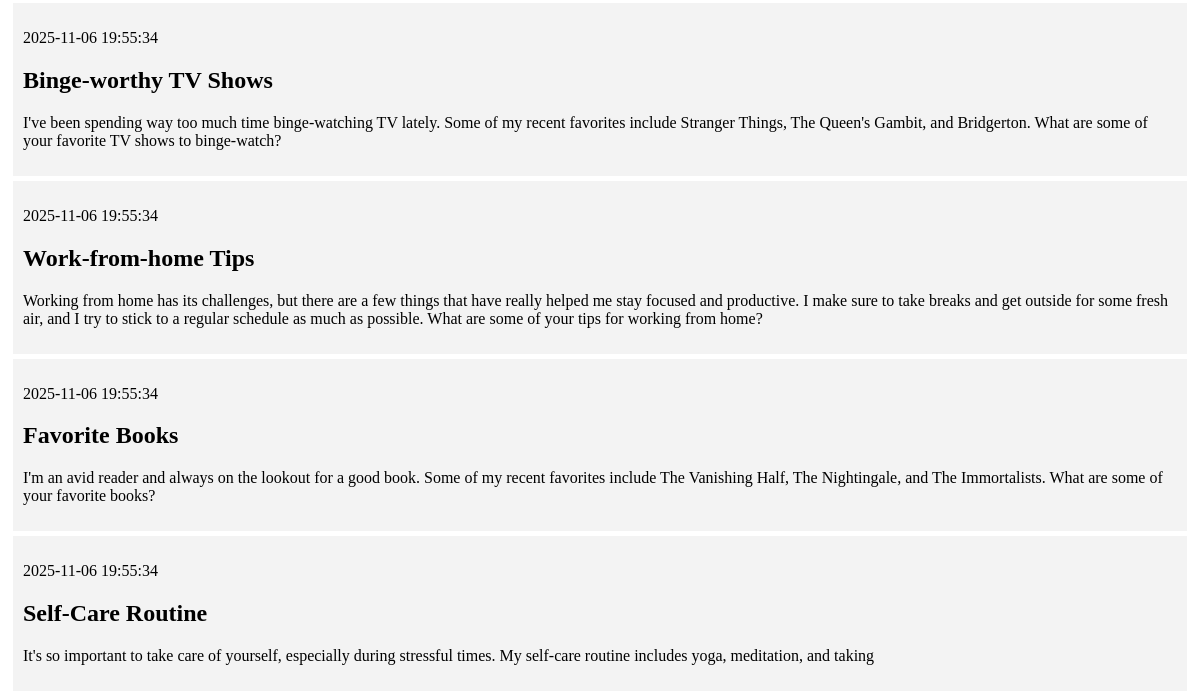
Before: / (lower part) with the older database file.
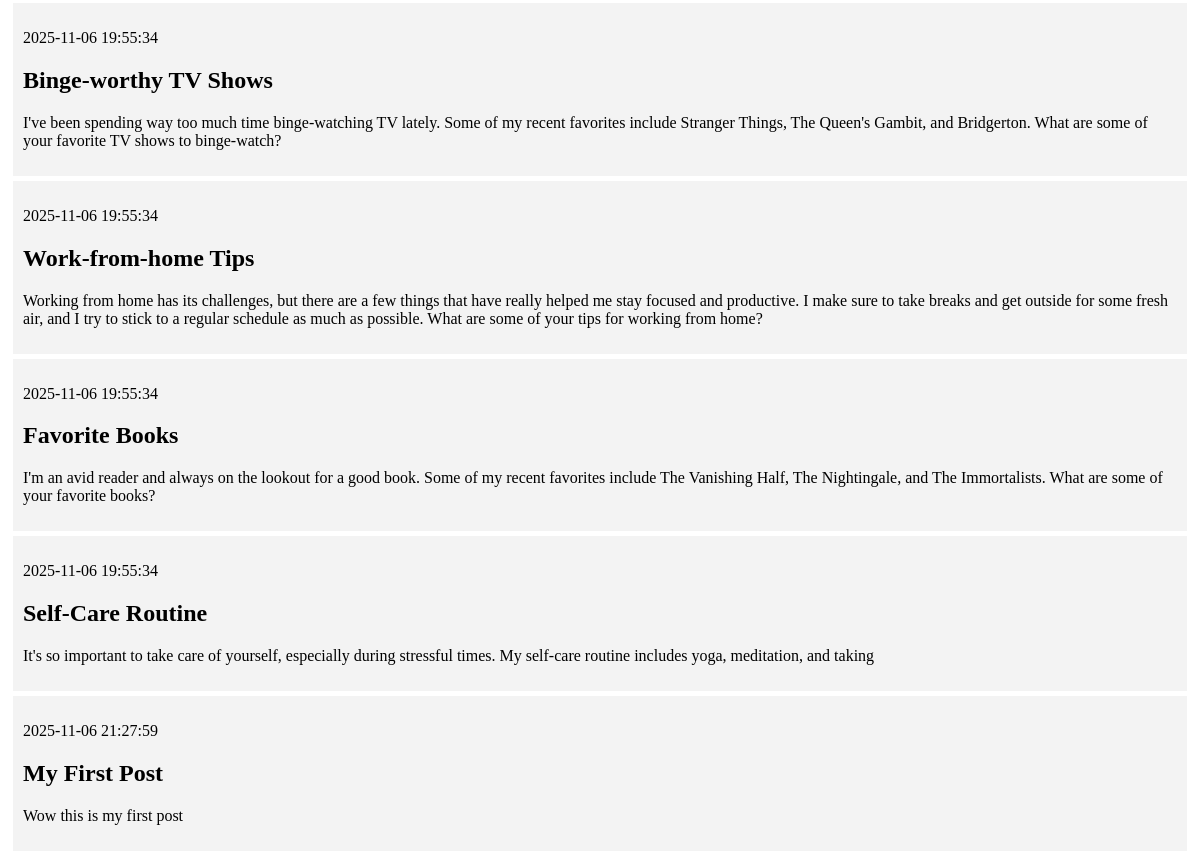
After: the same page with the newer database file.
### tables this page shows
CREATE TABLE posts (
    id INTEGER PRIMARY KEY AUTOINCREMENT,
    created TIMESTAMP NOT NULL DEFAULT CURRENT_TIMESTAMP,
    title TEXT NOT NULL,
    content TEXT NOT NULL
);

### app.py (the view)
@app.route('/')
def index():
    conn = get_db_connection()
    posts = conn.execute('SELECT * FROM posts').fetchall()
    conn.close()
    return render_template('index.html', posts=posts)

### app.py (called while the page is built)
def get_db_connection():
    conn = sqlite3.connect('database.db')
    conn.row_factory = sqlite3.Row
    return conn

### templates/index.html (shortened to what this page needs)
{% extends 'base.html' %}
{% block content %}
    {% for post in posts %}
        <div class='post'>
            <p>{{ post['created'] }}</p>
            <h2>{{ post['title'] }}</h2>
            <p>{{ post['content'] }}</p>
        </div>
    {% endfor %}
{% endblock %}

### templates/base.html (shortened to what this page needs)
<!DOCTYPE html>
<html lang="en">
<head>
</head>
<body>
    <div class="content">
        {% block content %} {% endblock %}
    </div>
</body>
</html>

### templates/base.html (style rules this page uses)
.post { padding: 10px; margin: 5px; background-color: #f3f3f3 }

Changed rows visible on the page:
added posts: created "2025-11-06 21:27:59", title "My First Post", content "Wow this is my first post"
